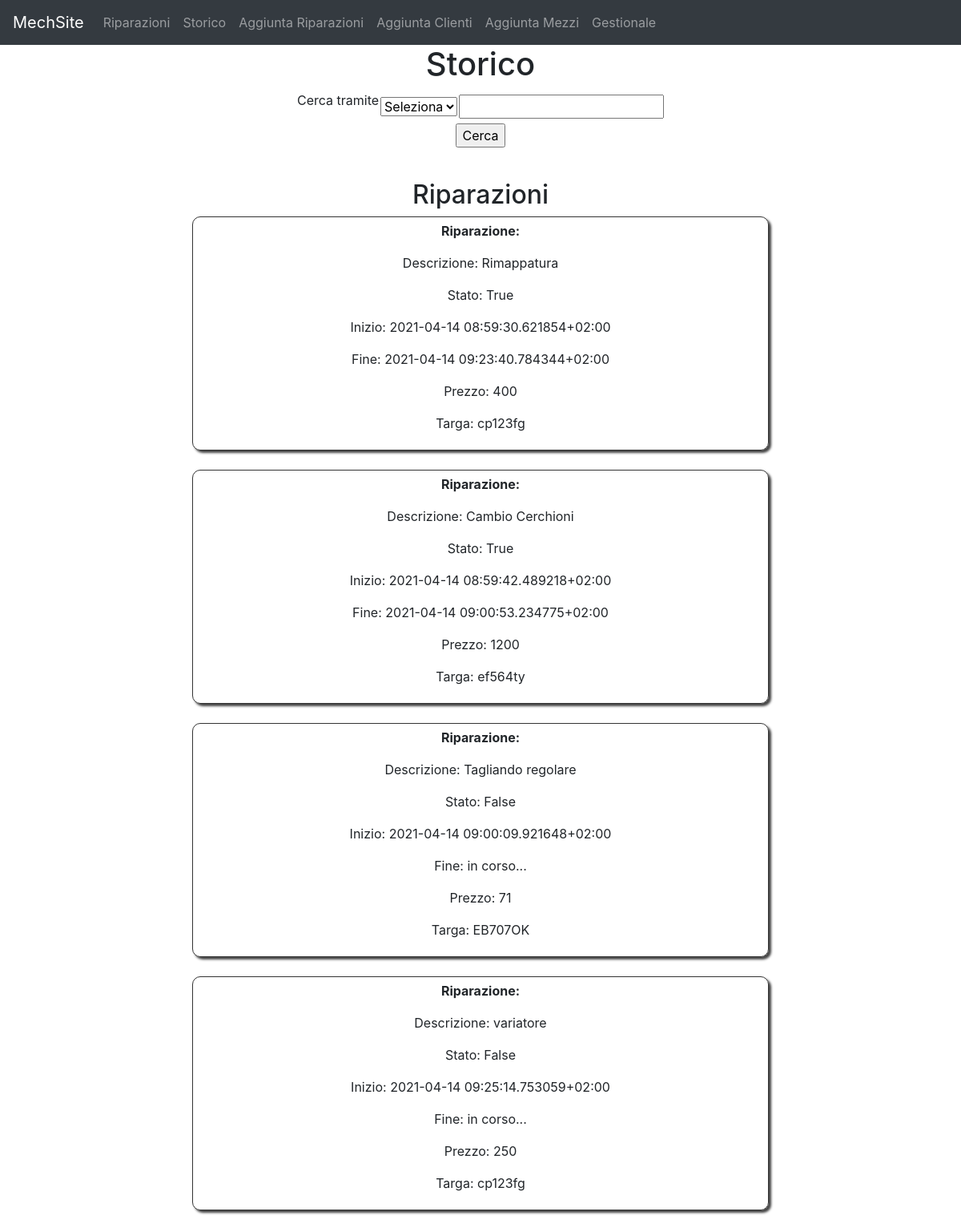
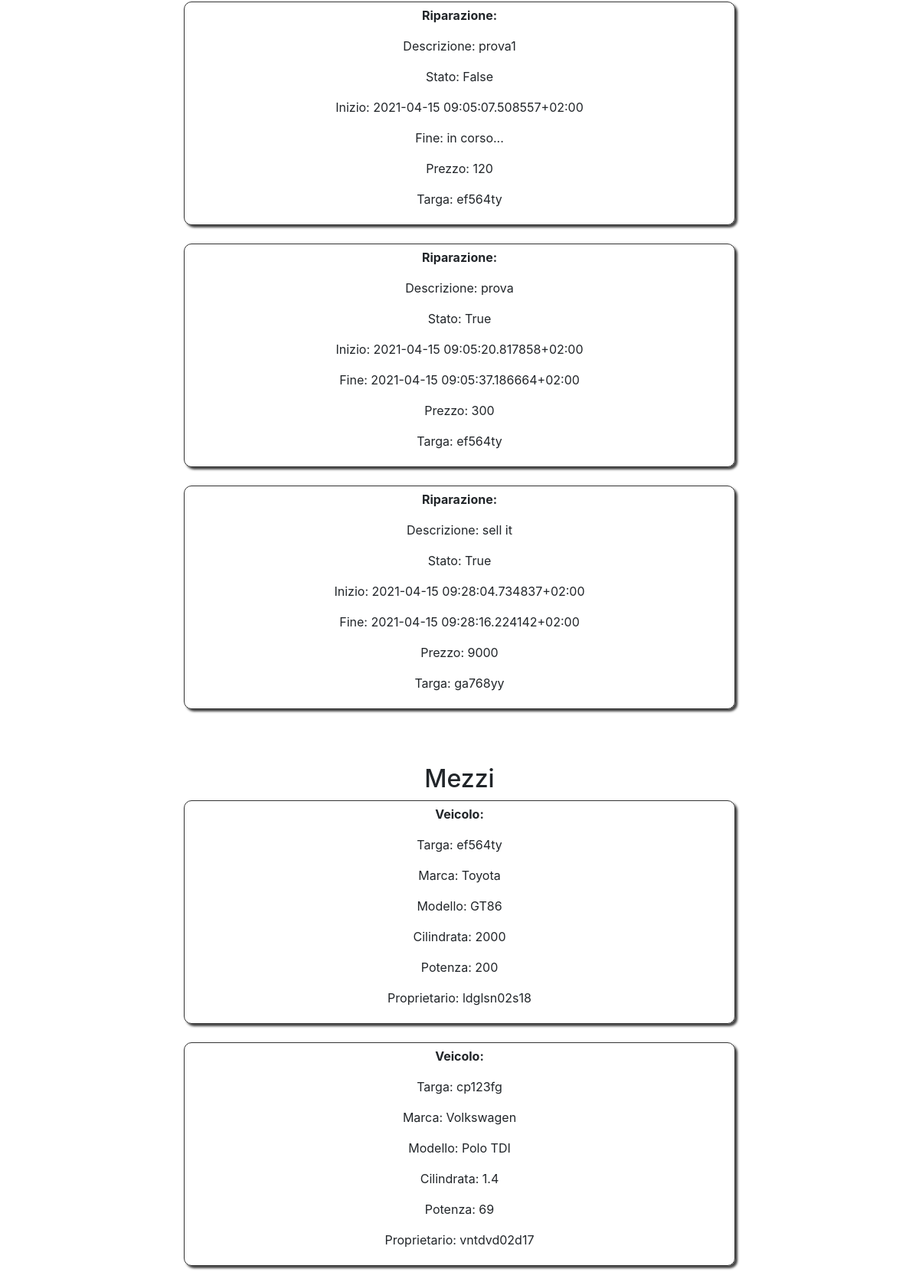
/storico (signed in, upper part), run on the app's committed database (2 pictures, top to bottom).
### __init__.py (models this page shows, shortened)
class Riparazioni(db.Model):
    _id = db.Column("id", db.Integer, primary_key=True)
    stato = db.Column("stato", db.Boolean, default=False)
    inizio = db.Column("inizio", db.String(30))
    fine = db.Column("fine", db.String(30))
    prezzo = db.Column("prezzo", db.String(10))
    descrizione = db.Column("descrizione", db.String(50))
    targamezzo = db.Column("targamezzo", db.String(20), db.ForeignKey('mezzi.targa'), nullable=False)

class Mezzi(db.Model):
    targa = db.Column("targa", db.String(10), primary_key=True)
    marca = db.Column("marca", db.String(30))
    modello = db.Column("modello", db.String(30))
    cilindrata = db.Column("cilindrata", db.String(10))
    potenza = db.Column("potenza", db.String(10))
    cfcliente = db.Column("cfcliente", db.String(20), db.ForeignKey('clienti.cf'), nullable=False)
    riparazione = db.relationship("Riparazioni", backref="mezzi", lazy=True)

### __init__.py (the view)
@app.route("/storico", methods=["GET", "POST"])
def storico():
    if "pass" in session:
        if request.method=="POST":
            scelta = request.form["scelta"]
            if scelta=="CF":
                cfin = request.form["ricerca"]
                lista=Mezzi.query.filter_by(cfcliente=cfin).all()
                lista2 = Riparazioni.query.join(Mezzi, Riparazioni.targamezzo==Mezzi.targa).join(Clienti, Mezzi.cfcliente==Clienti.cf).filter_by(cf=cfin).all()
                return render_template("storico.html", controllo=1, listariparazioni=lista2, listamacchine=lista)
            elif scelta=="Targa":
                targain=request.form["ricerca"]
                lista=Clienti.query.join(Mezzi, Clienti.cf==Mezzi.cfcliente).filter_by(targa=targain).all()
                lista2 = Riparazioni.query.filter_by(targamezzo=targain).all()
                return render_template("storico.html", controllo=2, listariparazioni=lista2, listaproprietari=lista)
            else:
                return render_template("storico.html", frase="record non trovati")
        else:
            lista1 = Clienti.query.all()
            lista2 = Mezzi.query.all()
            lista3 = Riparazioni.query.all()
            return render_template("storico.html", controllo=0, listariparazioni=lista3, listamezzi=lista2, listaclienti=lista1)
    else:
        return redirect(url_for("home"))

### templates/storico.html (shortened to what this page needs)
{% extends "template.html" %}
{% block pagecontent %}
<center>
<h1>Storico</h1>
<form class="" action="" method="POST">
  <table>
    <tr>
    <td><p>Cerca tramite</p></td>
    <td><select name="scelta" class="form-select" id="inputGroupSelect01">
    <option selected>Seleziona</option>
    </select></td>
    <td><input type="text" name="ricerca" value=""></td>
    </tr>
    </table>
    <input type="submit" name="sub" value="Cerca">
</form>
<br>
{% if controllo==0%}
<h2>Riparazioni</h2>
{% for item in listariparazioni %}
<div class="shadowbox-center">
<p><b>Riparazione:</b></p>
<p>Descrizione: {{item.descrizione}}</p>
<p>Stato: {{item.stato}}</p>
<p>Inizio: {{item.inizio}}</p>
<p>Fine: {{item.fine}}</p>
<p>Prezzo: {{item.prezzo}}</p>
<p>Targa: {{item.targamezzo}}</p>
</div><br>
{% endfor %}
<br><br>
<h2>Mezzi</h2>
{% for item in listamezzi %}
<div class="shadowbox-center">
<p><b>Veicolo:</b></p>
<p>Targa: {{item.targa}}</p>
<p>Marca: {{item.marca}}</p>
<p>Modello: {{item.modello}}</p>
<p>Cilindrata: {{item.cilindrata}}</p>
<p>Potenza: {{item.potenza}}</p>
<p>Proprietario: {{item.cfcliente}}</p>
</div><br>
{% endfor %}
<br><br>
{% for item in listaclienti %}
<br>
{% endfor %}
<br><br>
{%endif%}
{%endblock %}

### static/style.css (style rules this page uses)
body { background-color: white; }
.shadowbox-center { width: 60%; text-align: center; align: center; border: 1px solid #333; box-shadow: 3px 3px 3px #444; padding: 5px 5px; border-radius: 10px; }

### data on the page
Riparazioni: descrizione "Rimappatura", stato "True", inizio "2021-04-14 08:59:30.621854+02:00", fine "2021-04-14 09:23:40.784344+02:00", prezzo "400", targamezzo "cp123fg"
Riparazioni: descrizione "Cambio Cerchioni", stato "True", inizio "2021-04-14 08:59:42.489218+02:00", fine "2021-04-14 09:00:53.234775+02:00", prezzo "1200", targamezzo "ef564ty"
Riparazioni: descrizione "Tagliando regolare", stato "False", inizio "2021-04-14 09:00:09.921648+02:00", fine "in corso...", prezzo "71", targamezzo "EB707OK"
Riparazioni: descrizione "variatore", stato "False", inizio "2021-04-14 09:25:14.753059+02:00", fine "in corso...", prezzo "250", targamezzo "cp123fg"
Riparazioni: descrizione "prova1", stato "False", inizio "2021-04-15 09:05:07.508557+02:00", fine "in corso...", prezzo "120", targamezzo "ef564ty"
Riparazioni: descrizione "prova", stato "True", inizio "2021-04-15 09:05:20.817858+02:00", fine "2021-04-15 09:05:37.186664+02:00", prezzo "300", targamezzo "ef564ty"
Riparazioni: descrizione "sell it", stato "True", inizio "2021-04-15 09:28:04.734837+02:00", fine "2021-04-15 09:28:16.224142+02:00", prezzo "9000", targamezzo "ga768yy"
Mezzi: targa "ef564ty", marca "Toyota", modello "GT86", cilindrata "2000", potenza "200", cfcliente "ldglsn02s18"
Mezzi: targa "cp123fg", marca "Volkswagen", modello "Polo TDI", cilindrata "1.4", potenza "69", cfcliente "vntdvd02d17"
